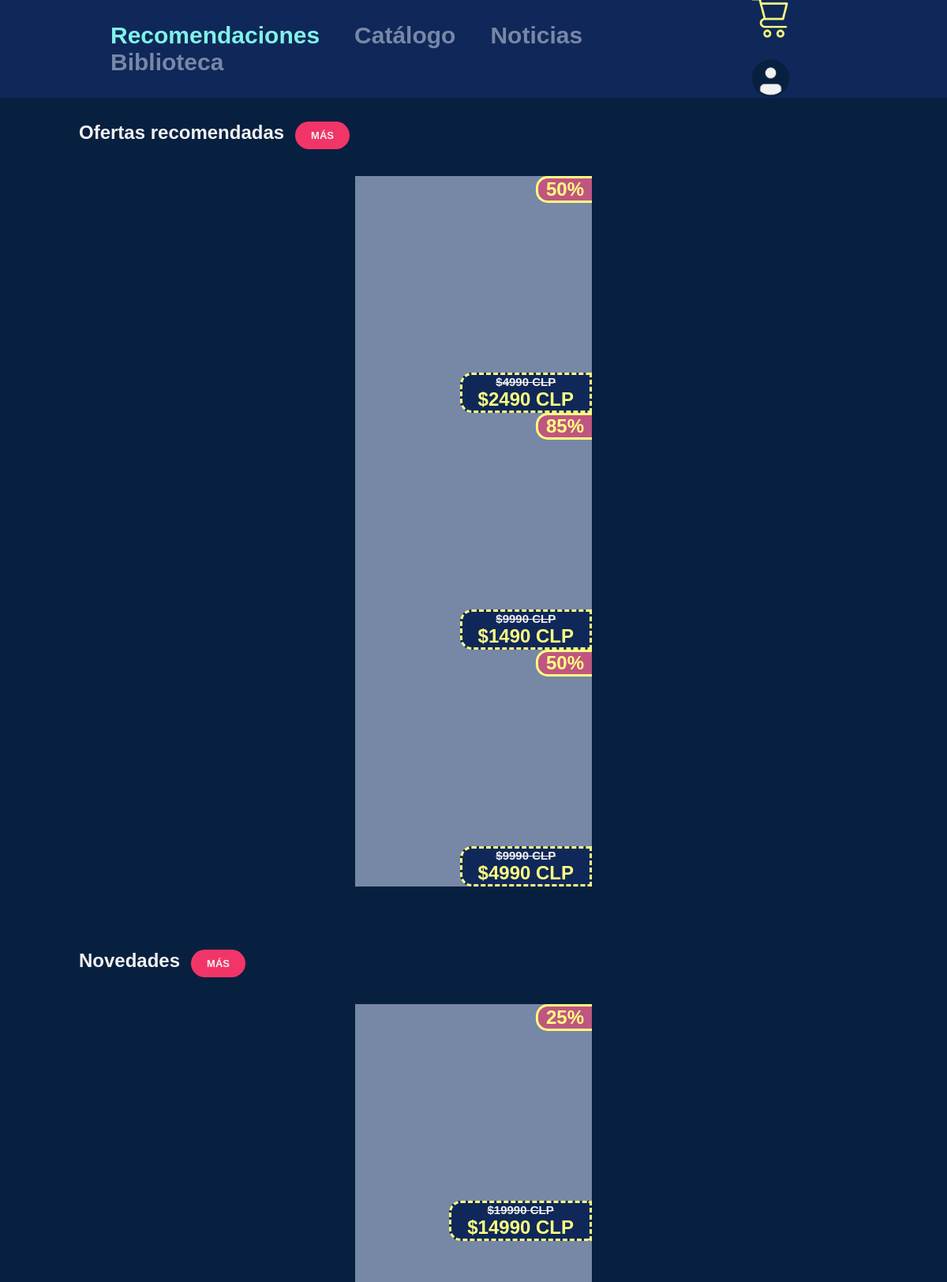
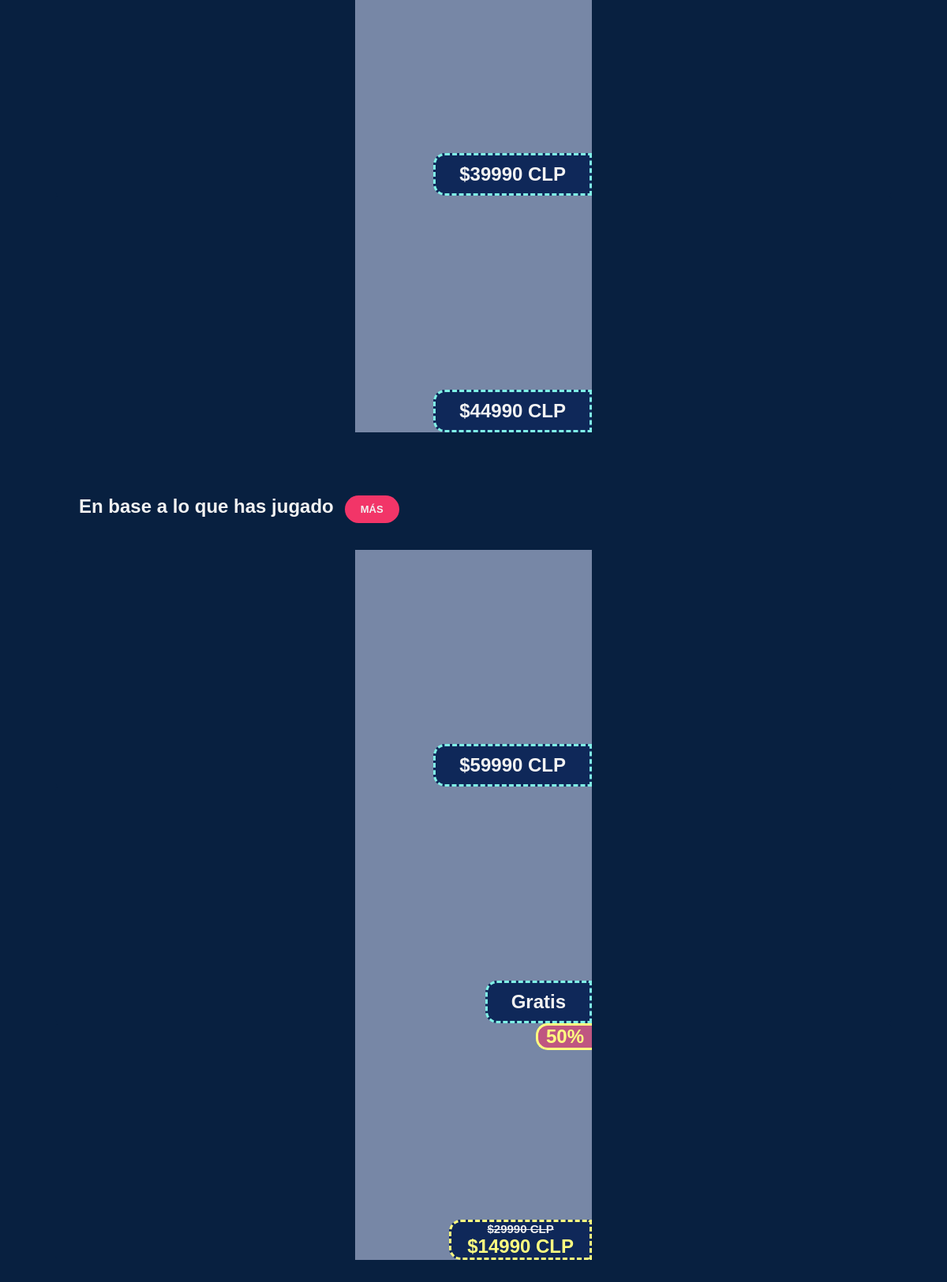
/recomendaciones, run on the app's committed database (2 pictures, top to bottom).
### tables this page shows
CREATE TABLE juego(
id varchar primary key,
titulo varchar,
caratula varchar,
desc varchar
, cal_usr float, cal_exp float, precio int, oferta int);

CREATE TABLE generojuego(
juego varchar,
genero varchar,
foreign key (juego) references juego(id),
foreign key (genero) references genero(id)
primary key (juego,genero)
);

### app/routes.py (the view)
@app.route("/recomendaciones")
def recomendaciones():
	con = sqlite3.connect('app/appdb.db')
	cur = con.cursor()
	cur.execute('SELECT id,titulo,caratula,precio,oferta FROM juego WHERE precio > oferta ORDER BY precio LIMIT 3')
	ofertas = cur.fetchall()
	cur.execute('SELECT id,titulo,caratula,precio,oferta FROM juego LIMIT 3')
	novs = cur.fetchall()
	cur.execute('SELECT id,titulo,caratula,precio,oferta,gj.juego FROM juego, generojuego as gj WHERE gj.juego = id AND gj.genero="Acción" ORDER BY id DESC LIMIT 3')
	jugados = cur.fetchall()
	carrito = getCarrito()
	con.close()
	return render_template('recomendaciones.html', ofertas=ofertas, novs=novs, jugados=jugados, carrito=carrito)

### app/__init__.py (called while the page is built)
def getCarrito():
	con = sqlite3.connect('app/appdb.db')
	cur = con.cursor()
	cur.execute('select count(juego) from carrito')
	n = cur.fetchone()[0]
	con.close()
	return n

### app/templates/recomendaciones.html (shortened to what this page needs)
<!DOCTYPE html>
<html lang="en">
	<head>
		<link rel="stylesheet" href="https://unpkg.com/flickity@2/dist/flickity.min.css">
		<link rel="stylesheet" href="static/styles/styles.css">
		<link rel="stylesheet" href="static/styles/carousel.css">
		<link rel="stylesheet" href="static/styles/recomendaciones.css">
	</head>
	<body>
		<header class="header">
			<nav>
			   <ul class="nav-links">
					<li><a href="#" class="is-active">Recomendaciones</a></li>
					<li><a href="../catalogo">Catálogo</a></li>
					<li><a href="../noticias">Noticias</a></li>
					<li><a href="../biblioteca">Biblioteca</a></li>
			   </ul>
			</nav>
			<div class="user-cart">
				<a href="../carrito">
					<img src="static/img/cart.png" alt="Carrito">
				</a>
				<img src="static/img/user.png" alt="Usuario">
			</div>
		</header>
		<h2 class="h2-recomendaciones">Ofertas recomendadas</h2>
		<button class="btn-mas">MÁS</button>
		<div class ="container">
			<div class="carousel" data-flickity='{ "autoPlay": true, "wrapAround": true, "lazyLoad": true }'>
				{% for juego in ofertas %}
				<div class="carousel-cell carousel-cell-rec">
					<div class="area-click">
						<a href="{{ url_for('.juego',id=juego[0]) }}">
							<div class="porcentaje">
								<h2>{{ (100 - ((juego[4]*100)/juego[3])) | int }}%</h2>
							</div>
							<div class="precio">
								<h4><s>${{ juego[3] }} CLP</s></h4>
								<h2>${{ juego[4] }} CLP</h2>
							</div>
						</a>
					</div>
				</div>
				{% endfor %}
			</div>
		</div>
		<h2 class="h2-recomendaciones">Novedades</h2>
		<button class="btn-mas">MÁS</button>
		<div class ="container">
			<div class="carousel" data-flickity='{ "autoPlay": true, "wrapAround": true, "lazyLoad": true }'>
				{% for juego in novs %}
				<div class="carousel-cell carousel-cell-rec">
					<div class="area-click">
						<a href="{{ url_for('.juego',id=juego[0]) }}">
							{% if juego[3] == juego[4] %}
							<div class="precio precio-no-oferta">
								<h2 class="no-oferta"">${{ juego[4] }} CLP</h2>
							</div>
							{% else %}
								<div class="porcentaje">
									<h2>{{ (100 - ((juego[4]*100)/juego[3])) | int }}%</h2>
								</div>
								<div class="precio">
									<h4><s>${{ juego[3] }} CLP</s></h4>
									<h2>${{ juego[4] }} CLP</h2>
								</div>
							{% endif %}
						</a>
					</div>
				</div>
				{% endfor %}
			</div>
		</div>
		<h2 class="h2-recomendaciones">En base a lo que has jugado</h2>
		<button class="btn-mas">MÁS</button>
		<div class ="container">
			<div class="carousel" data-flickity='{ "autoPlay": true, "wrapAround": true, "lazyLoad": true }'>
				{% for juego in jugados %}
				<div class="carousel-cell carousel-cell-rec">
					<div class="area-click">
						<a href="{{ url_for('.juego',id=juego[0]) }}">
							{% if juego[3] == juego[4] %}
							<div class="precio precio-no-oferta">
								{% if juego[3] == 0 %}
									<h2 class="no-oferta">Gratis</h2>
								{% else %}
									<h2 class="no-oferta"">${{ juego[4] }} CLP</h2>
								{% endif %}
							</div>
							{% else %}
								<div class="porcentaje">
									<h2>{{ (100 - ((juego[4]*100)/juego[3])) | int }}%</h2>
								</div>
								<div class="precio">
									<h4><s>${{ juego[3] }} CLP</s></h4>
									<h2>${{ juego[4] }} CLP</h2>
								</div>
							{% endif %}
						</a>
					</div>
				</div>
				{% endfor %}
			</div>
		</div>
	</body>
</html>

### app/static/styles/styles.css (style rules this page uses)
* { box-sizing: border-box; margin: 0; padding: 0; }
body { background-color: #082040; }
header { background-color: #0F2859; display: flex; justify-content: space-between; align-items: center; height: 124px; padding: 10px 10%; }
li, a { font-family: Arial, Helvetica, sans-serif; font-weight: 600; font-size: 30px; color:#7787A6; text-decoration: none; }
.nav-links { list-style: none; }
.nav-links li { display: inline-block; padding: 0px 20px; }
.nav-links li a { transition: all 0.3s ease 0s; }
.nav-links a.is-active { color: #80F2E7; }
.header .user-cart { cursor: pointer; }
.user-cart a { position: relative; display: inline-block; transition: all 0.3s; }
.header .user-cart img { height: 70px; width: auto; padding: 9px; transition: all 0.3s; }
.container { margin-top: 20px; margin-left: 60px; margin-right: 60px; margin-bottom: 40px; width: 90%; padding: 10px; }
h2 { font-family: Arial, Helvetica, sans-serif; margin-top: 30px; color: #F2F2F2; }
.h2-recomendaciones { display: inline-block; margin-top: 30px; margin-left: 100px; }
.btn-mas { border-radius: 20px; border: none; padding: 10px 20px; color: #F2F2F2; background-color: #F23568; margin: 4px 10px; font-size: 13px; font-weight: 600; }

### app/static/styles/carousel.css (style rules this page uses)
.carousel { margin-top: 0 auto; }
.carousel-cell { width: 100%; height: 300px; border-radius: 5px; }
.carousel-cell-rec { display:flex; justify-content: center; background: #082040; }

### app/static/styles/recomendaciones.css (style rules this page uses)
.area-click { position: relative; background-color: #7787A6; width: 300px; }
.porcentaje { position: absolute; top: 0px; right: 0px; background-color: rgba(242, 53, 104, 0.5882352941176471); color: #FFFF80; text-align: center; border-radius: 15px 0px 0px 15px; border-style: solid; border-right: none; padding-left: 10px; padding-right: 10px; }
.porcentaje h2 { margin: 0; font-size: 24px; color: #FFFF80; }
.precio { position: absolute; bottom: 0px; right: 0px; background-color: #0F2859; color: #FFFF80; text-align: center; border-style: dashed; border-radius: 15px 0px 0px 15px; padding-left: 20px; padding-right: 20px; }
.precio-no-oferta { color: #80F2E7; }
.precio h4 { font-size: 15px; font-family: Arial, Helvetica, sans-serif; color:#F2F2F2; }
.precio h2 { margin: 0; font-size: 24px; color: #FFFF80; }
.precio .no-oferta { padding: 10px; color:#F2F2F2; }

### data on the page
juego: (100-((juego[4]*100)/juego[3]))|int "50", precio "4990", oferta "2490"
juego: (100-((juego[4]*100)/juego[3]))|int "85", precio "9990", oferta "1490"
juego: (100-((juego[4]*100)/juego[3]))|int "50", precio "9990", oferta "4990"
juego: (100-((juego[4]*100)/juego[3]))|int "25", precio "19990", oferta "14990"
juego: oferta "39990"
juego: oferta "44990"
generojuego: oferta "59990"
generojuego: shows "Gratis"
generojuego: precio "29990", oferta "14990"
juego: (100-((juego[4]*100)/juego[3]))|int "50"
